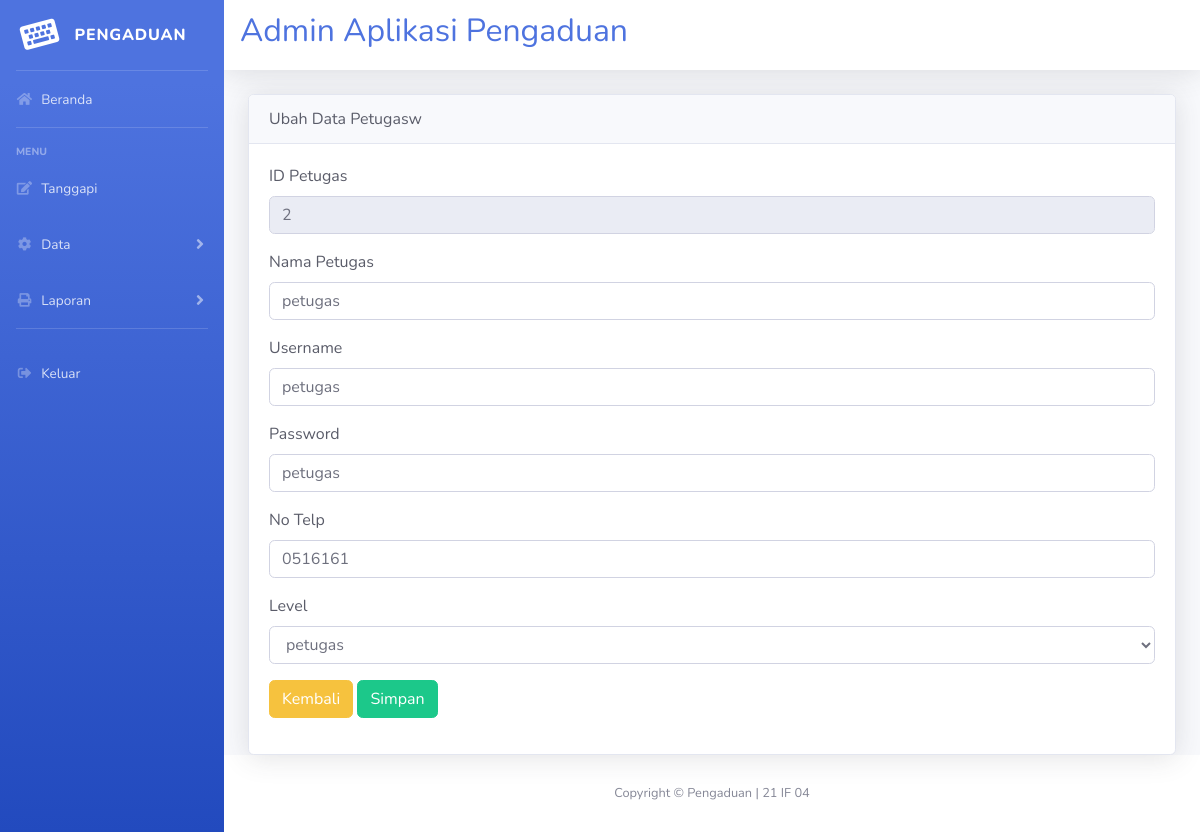
The page /admin/admin.php?url=edit_petugas&id=2 (signed in) on the database its author committed.
### tables this page shows
CREATE TABLE `petugas` (
  `id_petugas` int(50) NOT NULL,
  `nama_petugas` varchar(50) NOT NULL,
  `username` varchar(50) NOT NULL,
  `password` varchar(50) NOT NULL,
  `telp` varchar(50) NOT NULL,
  `level` enum('admin','petugas','','') NOT NULL
);

### admin/edit_petugas.php (the view, shortened to what this page needs)
<!DOCTYPE html>
<html lang="en">
<head>
  <link href="../vendor/fontawesome-free/css/all.min.css" rel="stylesheet" type="text/css">
  <link href="../css/sb-admin-2.min.css" rel="stylesheet">
</head>
<body id="page-top">
<div class="card shadow">
    <div class="card-header text-dark">
        Ubah Data Petugasw
    </div>
    <div class="card-body">
        <?php
        include '../koneksi.php';
        $query = mysqli_query($conn , "SELECT * FROM petugas WHERE id_petugas='$_GET[id]' ");
        if($data=mysqli_fetch_array($query)){
        ?>
        <form action="ubah_petugas.php" method="post" class="form-horizontal" enctype="multipart/form-data">
            <div class="form-group cols-2">
                <label class="text-dark">ID Petugas</label>
                <input type="text" name="id_petugas" value="<?php echo $data['id_petugas']; ?>" class="form-control" readonly>
            </div>
            <div class="form-group cols-2">
                <label class="text-dark">Nama Petugas</label>
                <input type="text" name="nama_petugas" value="<?php echo $data['nama_petugas']; ?>" class="form-control" >
            </div>
            <div class="form-group cols-2">
                <label class="text-dark">Username</label>
                <input type="text" name="username" value="<?php echo $data['username']; ?>" class="form-control" >
            </div>
            <div class="form-group cols-2">
                <label class="text-dark">Password</label>
                <input type="text" name="password" value="<?php echo $data['password']; ?>" class="form-control" >
            </div>
            <div class="form-group cols-2">
                <label class="text-dark">No Telp</label>
                <input type="text" name="telp" value="<?php echo $data['telp']; ?>" class="form-control">
            </div>
            <div class="form-group cols-sm-6">
                <label class="text-dark">Level</label>
                <select name="level" class="form-control">
                    <option value="<?php echo $data['level']; ?>"><?php echo $data['level']; ?></option>
                </select>
            </div>
            <div class="form-group">
                <a href="?url=lihat_petugas" class="btn btn-warning">Kembali</a>
                <input type="submit" class="btn btn-success" value="Simpan">
            </div>
        </form>
        <?php } ?>
    </div>
</div>
</body>
</html>

### rows shown on the page
petugas: id_petugas "2", nama_petugas "petugas", username "petugas", password "petugas", telp "0516161", level "petugas"
